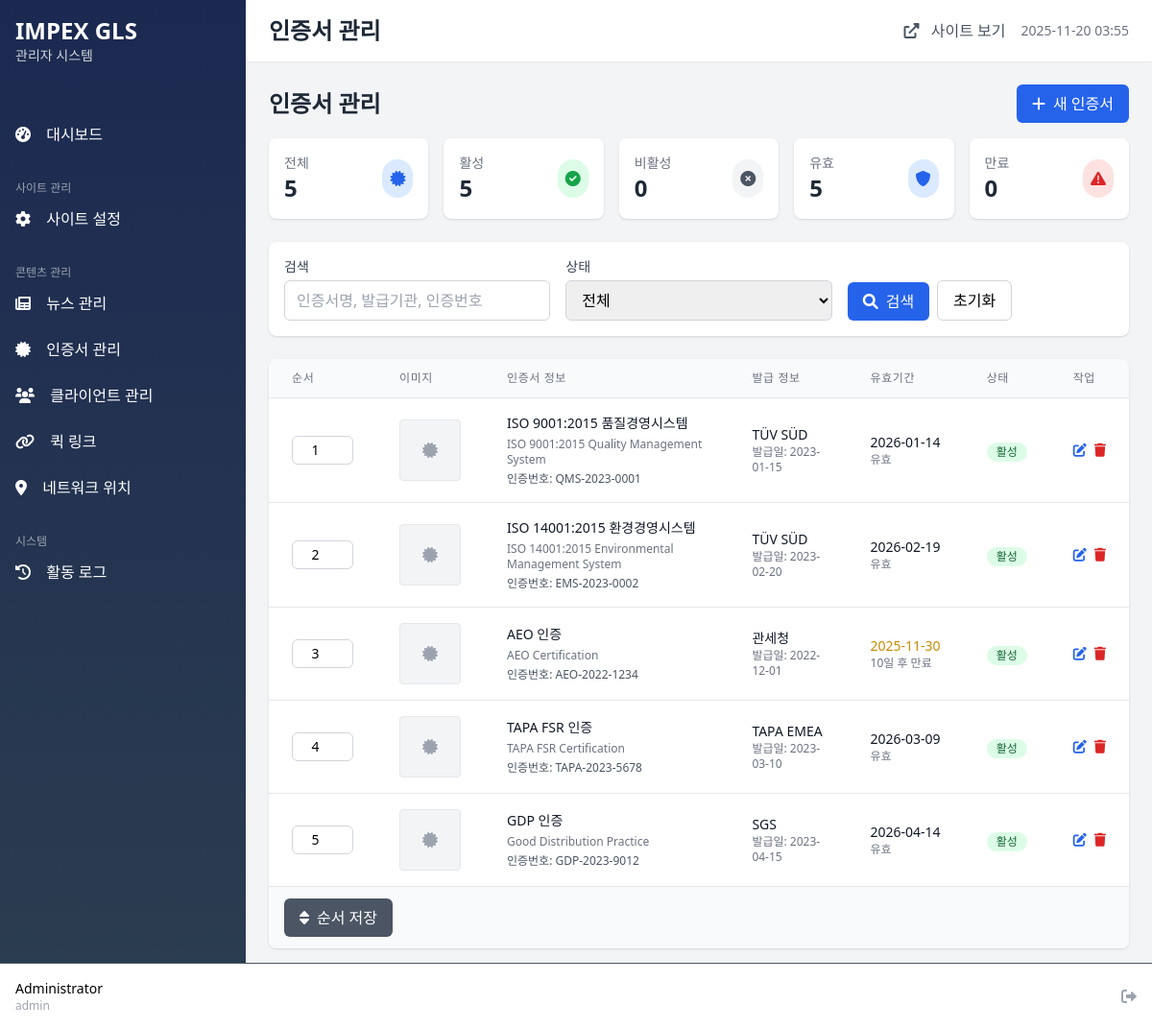
The app's page /admin/certificates/index.php (signed in) with its own data.
### tables this page shows
CREATE TABLE certificates (
    id INT PRIMARY KEY AUTO_INCREMENT,
    title VARCHAR(200) NOT NULL,
    title_en VARCHAR(200),
    issuer VARCHAR(100),
    issue_date DATE,
    expiry_date DATE,
    certificate_number VARCHAR(100),
    image_path VARCHAR(255),
    description TEXT,
    sort_order INT DEFAULT 0,
    is_active TINYINT DEFAULT 1,
    created_at TIMESTAMP DEFAULT CURRENT_TIMESTAMP
);

### admin/includes/functions.php (called while the page is built, shortened)
<?php
function e($string) {
    return htmlspecialchars($string ?? '', ENT_QUOTES, 'UTF-8');
}
function formatDate($date, $format = 'Y-m-d H:i') {
    return date($format, strtotime($date));
}
?>

### admin/certificates/index.php (the view, shortened to what this page needs)
<?php
require_once '../includes/functions.php';
$search = $_GET['search'] ?? '';
$page = max(1, intval($_GET['page'] ?? 1));
$per_page = 20;
try {
    $pdo = getDBConnection();
    $where_conditions = [];
    $where_clause = $where_conditions ? 'WHERE ' . implode(' AND ', $where_conditions) : '';
    $offset = ($page - 1) * $per_page;
    $stmt = $pdo->prepare("
        SELECT * FROM certificates
        $where_clause
        ORDER BY sort_order, id DESC
        LIMIT :limit OFFSET :offset
    ");
    $stmt->bindValue(':limit', $per_page, PDO::PARAM_INT);
    $stmt->bindValue(':offset', $offset, PDO::PARAM_INT);
    $stmt->execute();
    $certificates = $stmt->fetchAll(PDO::FETCH_ASSOC);
    $stmt = $pdo->query("
        SELECT
            COUNT(*) as total,
            SUM(is_active = 1) as active,
            SUM(is_active = 0) as inactive,
            SUM(expiry_date < CURDATE()) as expired,
            SUM(expiry_date >= CURDATE() OR expiry_date IS NULL) as valid
        FROM certificates
    ");
    $stats = $stmt->fetch(PDO::FETCH_ASSOC);
} catch (Exception $e) {
    error_log("Certificate error: " . $e->getMessage());
    $certificates = [];
    $total_count = 0;
    $total_pages = 1;
    $stats = ['total' => 0, 'active' => 0, 'inactive' => 0, 'expired' => 0, 'valid' => 0];
}
include '../includes/header.php';
?>
<div class="mb-6">
    <div class="flex justify-between items-center mb-4">
        <div>
            <h1 class="text-2xl font-bold text-gray-800">인증서 관리</h1>
        </div>
        <a href="create.php" class="bg-blue-600 text-white px-4 py-2 rounded-md hover:bg-blue-700 transition duration-200">
            <i class="fas fa-plus mr-2"></i>새 인증서
        </a>
    </div>
    <div class="grid grid-cols-2 md:grid-cols-5 gap-4">
        <div class="bg-white rounded-lg shadow p-4">
            <div class="flex items-center justify-between">
                <div>
                    <p class="text-gray-500 text-sm">전체</p>
                    <p class="text-2xl font-bold text-gray-800"><?php echo number_format($stats['total']); ?></p>
                </div>
                <div class="bg-blue-100 rounded-full p-2">
                    <i class="fas fa-certificate text-blue-600"></i>
                </div>
            </div>
        </div>
        <div class="bg-white rounded-lg shadow p-4">
            <div class="flex items-center justify-between">
                <div>
                    <p class="text-gray-500 text-sm">활성</p>
                    <p class="text-2xl font-bold text-gray-800"><?php echo number_format($stats['active']); ?></p>
                </div>
                <div class="bg-green-100 rounded-full p-2">
                    <i class="fas fa-check-circle text-green-600"></i>
                </div>
            </div>
        </div>
        <div class="bg-white rounded-lg shadow p-4">
            <div class="flex items-center justify-between">
                <div>
                    <p class="text-gray-500 text-sm">비활성</p>
                    <p class="text-2xl font-bold text-gray-800"><?php echo number_format($stats['inactive']); ?></p>
                </div>
                <div class="bg-gray-100 rounded-full p-2">
                    <i class="fas fa-times-circle text-gray-600"></i>
                </div>
            </div>
        </div>
        <div class="bg-white rounded-lg shadow p-4">
            <div class="flex items-center justify-between">
                <div>
                    <p class="text-gray-500 text-sm">유효</p>
                    <p class="text-2xl font-bold text-gray-800"><?php echo number_format($stats['valid']); ?></p>
                </div>
                <div class="bg-blue-100 rounded-full p-2">
                    <i class="fas fa-shield-alt text-blue-600"></i>
                </div>
            </div>
        </div>
        <div class="bg-white rounded-lg shadow p-4">
            <div class="flex items-center justify-between">
                <div>
                    <p class="text-gray-500 text-sm">만료</p>
                    <p class="text-2xl font-bold text-gray-800"><?php echo number_format($stats['expired'] ?? 0); ?></p>
                </div>
                <div class="bg-red-100 rounded-full p-2">
                    <i class="fas fa-exclamation-triangle text-red-600"></i>
                </div>
            </div>
        </div>
    </div>
</div>
<div class="bg-white rounded-lg shadow mb-6">
    <div class="p-4">
        <form method="GET" action="" class="grid grid-cols-1 md:grid-cols-3 gap-4">
            <div>
                <label class="block text-sm font-medium text-gray-700 mb-1">검색</label>
                <input type="text"
                       name="search"
                       value="<?php echo e($search); ?>"
                       placeholder="인증서명, 발급기관, 인증번호"
                       class="w-full px-3 py-2 border border-gray-300 rounded-md focus:outline-none focus:ring-2 focus:ring-blue-500">
            </div>
            <div>
                <label class="block text-sm font-medium text-gray-700 mb-1">상태</label>
                <select name="status"
                        class="w-full px-3 py-2 border border-gray-300 rounded-md focus:outline-none focus:ring-2 focus:ring-blue-500">
                    <option value="">전체</option>
                </select>
            </div>
            <div class="flex items-end space-x-2">
                <button type="submit"
                        class="bg-blue-600 text-white px-4 py-2 rounded-md hover:bg-blue-700 transition duration-200">
                    <i class="fas fa-search mr-2"></i>검색
                </button>
                <a href="<?php echo $_SERVER['PHP_SELF']; ?>"
                   class="px-4 py-2 border border-gray-300 rounded-md hover:bg-gray-50 transition duration-200">
                    초기화
                </a>
            </div>
        </form>
    </div>
</div>
<form method="POST" action="">
    <div class="bg-white rounded-lg shadow overflow-hidden">
        <div class="overflow-x-auto">
            <table class="min-w-full divide-y divide-gray-200">
                <thead class="bg-gray-50">
                    <tr>
                        <th class="px-6 py-3 text-left text-xs font-medium text-gray-500 uppercase tracking-wider">
                            순서
                        </th>
                        <th class="px-6 py-3 text-left text-xs font-medium text-gray-500 uppercase tracking-wider">
                            이미지
                        </th>
                        <th class="px-6 py-3 text-left text-xs font-medium text-gray-500 uppercase tracking-wider">
                            인증서 정보
                        </th>
                        <th class="px-6 py-3 text-left text-xs font-medium text-gray-500 uppercase tracking-wider">
                            발급 정보
                        </th>
                        <th class="px-6 py-3 text-left text-xs font-medium text-gray-500 uppercase tracking-wider">
                            유효기간
                        </th>
                        <th class="px-6 py-3 text-left text-xs font-medium text-gray-500 uppercase tracking-wider">
                            상태
                        </th>
                        <th class="px-6 py-3 text-left text-xs font-medium text-gray-500 uppercase tracking-wider">
                            작업
                        </th>
                    </tr>
                </thead>
                <tbody class="bg-white divide-y divide-gray-200">
                    <?php if (empty($certificates)): ?>
                    <tr>
                        <td colspan="7" class="px-6 py-4 text-center text-gray-500">
                            인증서가 없습니다.
                        </td>
                    </tr>
                    <?php else: ?>
                        <?php foreach ($certificates as $cert):
                            $is_expired = $cert['expiry_date'] && strtotime($cert['expiry_date']) < time();
                            $days_until_expiry = $cert['expiry_date'] ? ceil((strtotime($cert['expiry_date']) - time()) / 86400) : null;
                        ?>
                        <tr class="hover:bg-gray-50">
                            <td class="px-6 py-4 whitespace-nowrap">
                                <input type="number"
                                       name="sort_order[<?php echo $cert['id']; ?>]"
                                       value="<?php echo $cert['sort_order']; ?>"
                                       class="w-16 px-2 py-1 border border-gray-300 rounded-md text-sm text-center">
                            </td>
                            <td class="px-6 py-4">
                                <?php if ($cert['image_path'] && file_exists(PROJECT_ROOT . $cert['image_path'])): ?>
                                <img src="<?php echo BASE_URL . $cert['image_path']; ?>"
                                     alt="<?php echo e($cert['title']); ?>"
                                     class="h-16 w-16 object-contain rounded border">
                                <?php else: ?>
                                <div class="h-16 w-16 bg-gray-100 rounded border flex items-center justify-center">
                                    <i class="fas fa-certificate text-gray-400"></i>
                                </div>
                                <?php endif; ?>
                            </td>
                            <td class="px-6 py-4">
                                <div class="text-sm">
                                    <div class="font-medium text-gray-900">
                                        <?php echo e($cert['title']); ?>
                                    </div>
                                    <?php if ($cert['title_en']): ?>
                                    <div class="text-gray-500 text-xs mt-1"><?php echo e($cert['title_en']); ?></div>
                                    <?php endif; ?>
                                    <?php if ($cert['certificate_number']): ?>
                                    <div class="text-gray-600 text-xs mt-1">
                                        인증번호: <?php echo e($cert['certificate_number']); ?>
                                    </div>
                                    <?php endif; ?>
                                </div>
                            </td>
                            <td class="px-6 py-4 text-sm">
                                <div class="text-gray-900"><?php echo e($cert['issuer']); ?></div>
                                <div class="text-gray-500 text-xs">
                                    발급일: <?php echo $cert['issue_date'] ? formatDate($cert['issue_date'], 'Y-m-d') : '-'; ?>
                                </div>
                            </td>
                            <td class="px-6 py-4 whitespace-nowrap text-sm">
                                <?php if ($cert['expiry_date']): ?>
                                    <div class="<?php echo $is_expired ? 'text-red-600' : ($days_until_expiry <= 30 ? 'text-yellow-600' : 'text-gray-900'); ?>">
                                        <?php echo formatDate($cert['expiry_date'], 'Y-m-d'); ?>
                                    </div>
                                    <div class="text-xs <?php echo $is_expired ? 'text-red-500' : 'text-gray-500'; ?>">
                                        <?php
                                        if ($is_expired) {
                                            echo abs($days_until_expiry) . '일 전 만료';
                                        } elseif ($days_until_expiry <= 30) {
                                            echo $days_until_expiry . '일 후 만료';
                                        } else {
                                            echo '유효';
                                        }
                                        ?>
                                    </div>
                                <?php else: ?>
                                    <span class="text-gray-500">무기한</span>
                                <?php endif; ?>
                            </td>
                            <td class="px-6 py-4 whitespace-nowrap">
                                <form method="POST" action="" class="inline">
                                    <button type="submit"
                                            name="toggle_active"
                                            class="inline-flex items-center px-2.5 py-0.5 rounded-full text-xs font-medium
                                                   <?php echo $cert['is_active'] ? 'bg-green-100 text-green-800' : 'bg-gray-100 text-gray-800'; ?>">
                                        <?php echo $cert['is_active'] ? '활성' : '비활성'; ?>
                                    </button>
                                </form>
                            </td>
                            <td class="px-6 py-4 whitespace-nowrap text-sm">
                                <div class="flex space-x-2">
                                    <a href="edit.php?id=<?php echo $cert['id']; ?>"
                                       class="text-blue-600 hover:text-blue-900">
                                        <i class="fas fa-edit"></i>
                                    </a>
                                    <form method="POST" action="" class="inline"
                                          onsubmit="return confirm('정말 삭제하시겠습니까?');">
                                        <button type="submit" name="delete_certificate"
                                                class="text-red-600 hover:text-red-900">
                                            <i class="fas fa-trash"></i>
                                        </button>
                                    </form>
                                </div>
                            </td>
                        </tr>
                        <?php endforeach; ?>
                    <?php endif; ?>
                </tbody>
            </table>
        </div>
        <?php if (!empty($certificates)): ?>
        <div class="bg-gray-50 px-4 py-3 border-t border-gray-200">
            <button type="submit"
                    name="update_order"
                    class="bg-gray-600 text-white px-4 py-2 rounded-md hover:bg-gray-700 transition duration-200">
                <i class="fas fa-sort mr-2"></i>순서 저장
            </button>
        </div>
        <?php endif; ?>
    </div>
</form>
<?php include '../includes/footer.php'; ?>

### records on screen
certificates: id+sort_order "1", title "ISO 9001:2015 품질경영시스템", title_en "ISO 9001:2015 Quality Management System", certificate_number "QMS-2023-0001", issuer "TÜV SÜD", issue_date "2023-01-15", expiry_date "2026-01-14", shows "유효", is_active "활성"
certificates: id+sort_order "2", title "ISO 14001:2015 환경경영시스템", title_en "ISO 14001:2015 Environmental Management System", certificate_number "EMS-2023-0002", issuer "TÜV SÜD", issue_date "2023-02-20", expiry_date "2026-02-19", shows "유효", is_active "활성"
certificates: id+sort_order "3", title "AEO 인증", title_en "AEO Certification", certificate_number "AEO-2022-1234", issuer "관세청", issue_date "2022-12-01", expiry_date "2025-11-30", expiry_date "10", is_active "활성"
certificates: id+sort_order "4", title "TAPA FSR 인증", title_en "TAPA FSR Certification", certificate_number "TAPA-2023-5678", issuer "TAPA EMEA", issue_date "2023-03-10", expiry_date "2026-03-09", shows "유효", is_active "활성"
certificates: id+sort_order "5", title "GDP 인증", title_en "Good Distribution Practice", certificate_number "GDP-2023-9012", issuer "SGS", issue_date "2023-04-15", expiry_date "2026-04-14", shows "유효", is_active "활성"

### other values on screen
$_SESSION['admin_name'] "Administrator"
$_SESSION['admin_username'] "admin"
$page_title "인증서 관리"
$stats['total'] "5"
$stats['active'] "5"
$stats['inactive'] "0"
$stats['valid'] "5"
$stats['expired'] "0"
